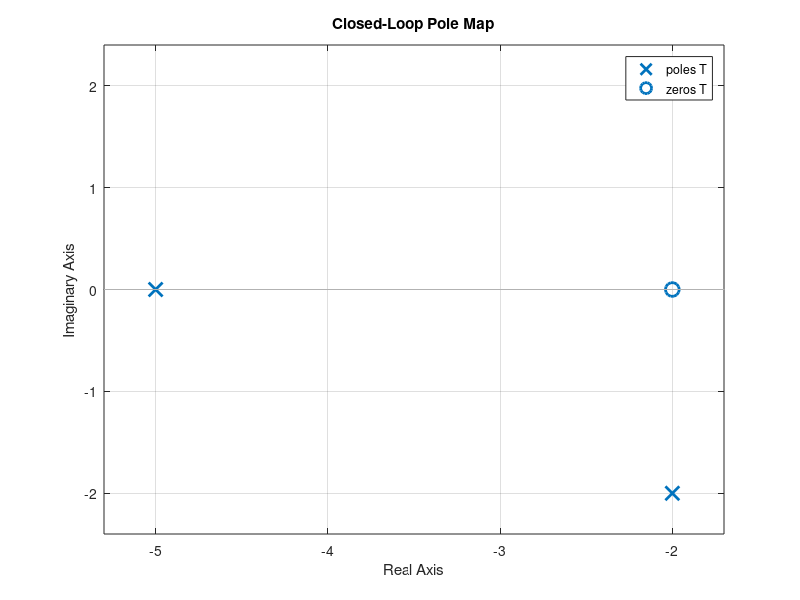

Here is the MATLAB script that generated this plot:
s = tf('s');

Gp = 1/(s + 1);
Gaug = 1/(s*(s + 1));

P = 20*s + 40;
L = s + 8;

C = P/L;

T = feedback(C*Gaug,1);

disp('Closed-loop poles:')
pole(T)

figure
pzmap(T)
grid on
title('Closed-Loop Pole Map')
